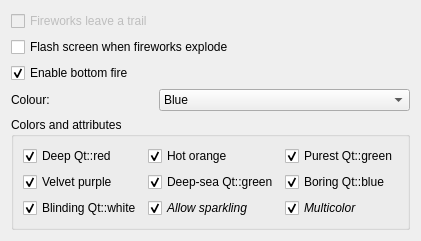
     <widget class="QWidget" name="tab">
      <attribute name="title">
       <string>Particles</string>
      </attribute>
      <layout class="QFormLayout" name="formLayout_2">
       <item row="0" column="0">
        <widget class="QCheckBox" name="trailsBox">
         <property name="enabled">
          <bool>false</bool>
         </property>
         <property name="toolTip">
          <string>not yet ported</string>
         </property>
         <property name="whatsThis">
          <string>not yet ported</string>
         </property>
         <property name="text">
          <string>Fireworks leave a trail</string>
         </property>
         <property name="checked">
          <bool>false</bool>
         </property>
        </widget>
       </item>
       <item row="1" column="0" colspan="2">
        <widget class="QCheckBox" name="flashesBox">
         <property name="toolTip">
          <string>enable to see a 'epilectic' flash :-)</string>
         </property>
         <property name="whatsThis">
          <string>When a fireworks explodes up in the sky, the explosion light everything up for some hundreds of second.</string>
         </property>
         <property name="text">
          <string>Flash screen when fireworks explode</string>
         </property>
        </widget>
       </item>
       <item row="2" column="0">
        <widget class="QCheckBox" name="bottomFireBox">
         <property name="toolTip">
          <string>enables bottom jumping particles</string>
         </property>
         <property name="whatsThis">
          <string>This enables coloured particles jumping on the bottom of the screen. Can be set to look like a burning fire.</string>
         </property>
         <property name="text">
          <string>Enable bottom fire</string>
         </property>
         <property name="checked">
          <bool>true</bool>
         </property>
        </widget>
       </item>
       <item row="3" column="0">
        <widget class="QLabel" name="colourLabel">
         <property name="text">
          <string>Colour:</string>
         </property>
         <property name="wordWrap">
          <bool>false</bool>
         </property>
        </widget>
       </item>
       <item row="3" column="1">
        <widget class="QComboBox" name="bottomFireColourList">
         <property name="toolTip">
          <string>pick the color you like best</string>
         </property>
         <property name="whatsThis">
          <string>Blue, Orange, Purple, Red... many choices here!!</string>
         </property>
         <item>
          <property name="text">
           <string>Blue</string>
          </property>
         </item>
         <item>
          <property name="text">
           <string>Orange</string>
          </property>
         </item>
         <item>
          <property name="text">
           <string>Purple</string>
          </property>
         </item>
         <item>
          <property name="text">
           <string>Red</string>
          </property>
         </item>
        </widget>
       </item>
       <item row="5" column="0" colspan="2">
        <widget class="QGroupBox" name="groupBox">
         <property name="title">
          <string>Colors and attributes</string>
         </property>
         <layout class="QGridLayout" name="gridLayout">
          <item row="0" column="0">
           <widget class="QCheckBox" name="redBox">
            <property name="text">
             <string>Deep Qt::red</string>
            </property>
            <property name="checked">
             <bool>true</bool>
            </property>
           </widget>
          </item>
          <item row="0" column="1">
           <widget class="QCheckBox" name="orangeBox">
            <property name="text">
             <string>Hot orange</string>
            </property>
            <property name="checked">
             <bool>true</bool>
            </property>
           </widget>
          </item>
          <item row="0" column="2">
           <widget class="QCheckBox" name="greenBox">
            <property name="text">
             <string>Purest Qt::green</string>
            </property>
            <property name="checked">
             <bool>true</bool>
            </property>
           </widget>
          </item>
          <item row="1" column="0">
           <widget class="QCheckBox" name="purpleBox">
            <property name="text">
             <string>Velvet purple</string>
            </property>
            <property name="checked">
             <bool>true</bool>
            </property>
           </widget>
          </item>
          <item row="1" column="1">
           <widget class="QCheckBox" name="seagreenBox">
            <property name="text">
             <string>Deep-sea Qt::green</string>
            </property>
            <property name="checked">
             <bool>true</bool>
            </property>
           </widget>
          </item>
          <item row="1" column="2">
           <widget class="QCheckBox" name="blueBox">
            <property name="text">
             <string>Boring Qt::blue</string>
            </property>
            <property name="checked">
             <bool>true</bool>
            </property>
           </widget>
          </item>
          <item row="2" column="0">
           <widget class="QCheckBox" name="whiteBox">
            <property name="text">
             <string>Blinding Qt::white</string>
            </property>
            <property name="checked">
             <bool>true</bool>
            </property>
           </widget>
          </item>
          <item row="2" column="1">
           <widget class="QCheckBox" name="allowSparkle">
            <property name="font">
             <font>
              <italic>true</italic>
             </font>
            </property>
            <property name="toolTip">
             <string>please, turn me on!</string>
            </property>
            <property name="whatsThis">
             <string>This disables the 'flickering' effect of some fireworks. This is useful for example for cascade fireworks</string>
            </property>
            <property name="text">
             <string>Allow sparkling</string>
            </property>
            <property name="checked">
             <bool>true</bool>
            </property>
           </widget>
          </item>
          <item row="2" column="2">
           <widget class="QCheckBox" name="allowCombos">
            <property name="font">
             <font>
              <italic>true</italic>
             </font>
            </property>
            <property name="toolTip">
             <string>try bi-colour fireworks</string>
            </property>
            <property name="whatsThis">
             <string>This allow a random creation of fireworks that explodes in 2 colors</string>
            </property>
            <property name="text">
             <string>Multicolor</string>
            </property>
            <property name="checked">
             <bool>true</bool>
            </property>
           </widget>
          </item>
         </layout>
        </widget>
       </item>
      </layout>
     </widget>
